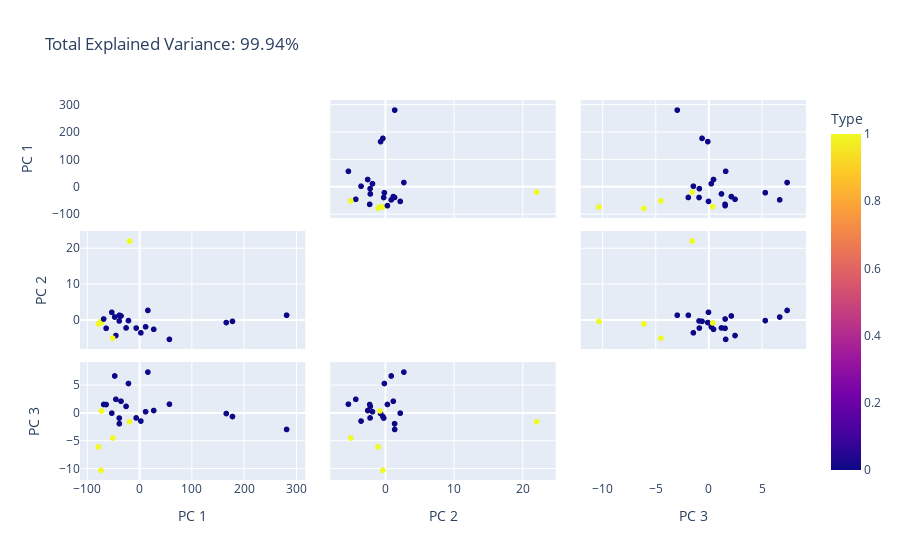

Here is the notebook cell this chart was saved with:
### Code cell
data['predictions'] = ifo.predict(X)
data['predictions'] = np.where(data['predictions']==-1,1,0)

n_components = 3
pca = PCA(n_components=n_components)
components = pca.fit_transform(data.iloc[:,2:].values.round(decimals=3))

total_var = pca.explained_variance_ratio_.sum() * 100

labels = {str(i): f"PC {i+1}" for i in range(n_components)}
labels['color'] = 'Type'

fig = px.scatter_matrix(
    components,
    color=data['predictions'],
    dimensions=range(n_components),
    labels=labels,
    title=f'Total Explained Variance: {total_var:.2f}%',
)
fig.update_traces(diagonal_visible=False)
fig.show()

### Figure 1 — Plotly figure (JSON) as saved in the notebook; plotly's stock layout.template omitted (floating-point values rounded to 4 significant figures)
{"data": [{"diagonal": {"visible": false}, "dimensions": [{"axis": {"matches": true}, "label": "PC 1", "values": [-45.3, -38.78, 2.599, 166.1, -21.16, -73.73, -53.13, -19.06, -25.78, -35.43, 16.05, -63.95, 11.65, -73.0, -6.415, 57.28, -38.71, -68.62, 178.0, -78.74, -47.52, 281.7, 27.21, -51.34]}, {"axis": {"matches": true}, "label": "PC 2", "values": [-4.263, -0.1959, -3.499, -0.6446, -0.09402, -0.3195, 2.222, 22.1, -2.145, 1.204, 2.749, -2.24, -1.832, -0.7414, -2.178, -5.339, 1.394, 0.3504, -0.3109, -1.013, 0.9059, 1.41, -2.526, -4.996]}, {"axis": {"matches": true}, "label": "PC 3", "values": [2.498, -0.895, -1.428, -0.0688, 5.351, -10.33, -0.003318, -1.543, 1.219, 2.148, 7.406, 1.555, 0.2579, 0.394, -0.8666, 1.614, -1.903, 1.564, -0.6133, -6.098, 6.708, -2.947, 0.4701, -4.484]}], "hovertemplate": "%{xaxis.title.text}=%{x}<br>%{yaxis.title.text}=%{y}<br>Type=%{marker.color}<extra></extra>", "legendgroup": "", "marker": {"color": [0, 0, 0, 0, 0, 1, 0, 1, 0, 0, 0, 0, 0, 1, 0, 0, 0, 0, 0, 1, 0, 0, 0, 1], "coloraxis": "coloraxis", "symbol": "circle"}, "name": "", "showlegend": false, "type": "splom"}], "layout": {"coloraxis": {"colorbar": {"title": {"text": "Type"}}, "colorscale": [[0, "#0d0887"], [0.1111, "#46039f"], [0.2222, "#7201a8"], [0.3333, "#9c179e"], [0.4444, "#bd3786"], [0.5556, "#d8576b"], [0.6667, "#ed7953"], [0.7778, "#fb9f3a"], [0.8889, "#fdca26"], [1, "#f0f921"]]}, "dragmode": "select", "legend": {"tracegroupgap": 0}, "title": {"text": "Total Explained Variance: 99.94%"}}}
